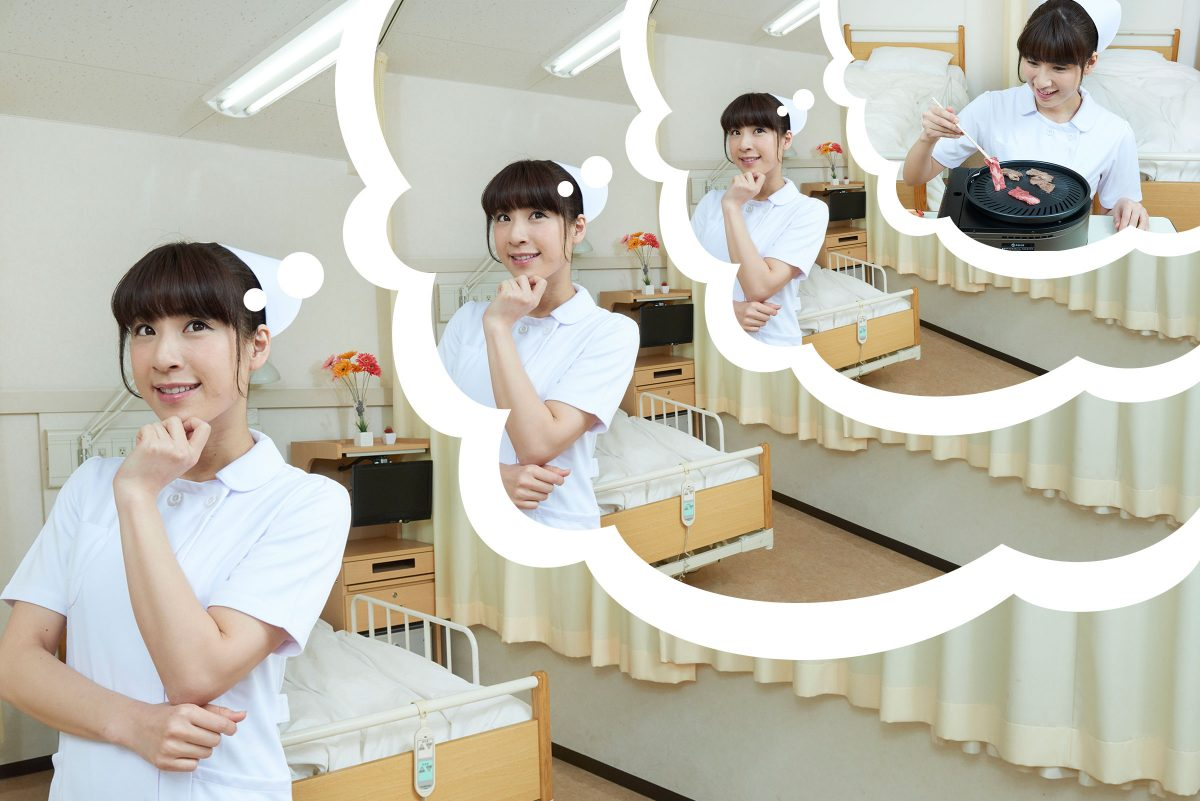
#> input picture test.jpg, 1200 x 801 px, given in place of the camera
$ python face_brightness.py
#> lines starting #> are read from the running program, lines starting #| are printed output that depends on the picture; long printed decimals are rounded
import cv2
import os
import numpy as np

def search_cv2_cascade(castom_cascade_path="data"):
    from os.path import splitext, basename, join, dirname, isdir, isfile
    from glob import glob

    cv2_path = dirname(str(cv2).split()[-1].strip(">").strip("'"))
    cascade_dir_path = join(cv2_path, castom_cascade_path)
    if isdir(cascade_dir_path):
        cascade_xml_path_list = join(cascade_dir_path, "*.xml")
        cascade = {splitext(basename(path))[0][12:]:path for path in glob(cascade_xml_path_list)}
        return cascade
    else:
        return False


# img = cv2.imread(os.path.dirname(os.path.abspath(__file__))+"/result.jpg")
cap = cv2.VideoCapture(0)
ret, img = cap.read()
#> img is the input picture: shape (801, 1200, 3); mean B, G, R 177.7, 190.1, 192.5
img = cv2.convertScaleAbs(img, alpha = 1.5, beta = 20)

# Loading the cascade identifiers
cascade_files = search_cv2_cascade()
### Obtain the face cascade using CascadeClassifier and cascade_files registed by "frontalface_default" ###
face_cascade = cv2.CascadeClassifier(cascade_files["frontalface_default"])

gray = cv2.cvtColor(img, cv2.COLOR_BGR2GRAY)
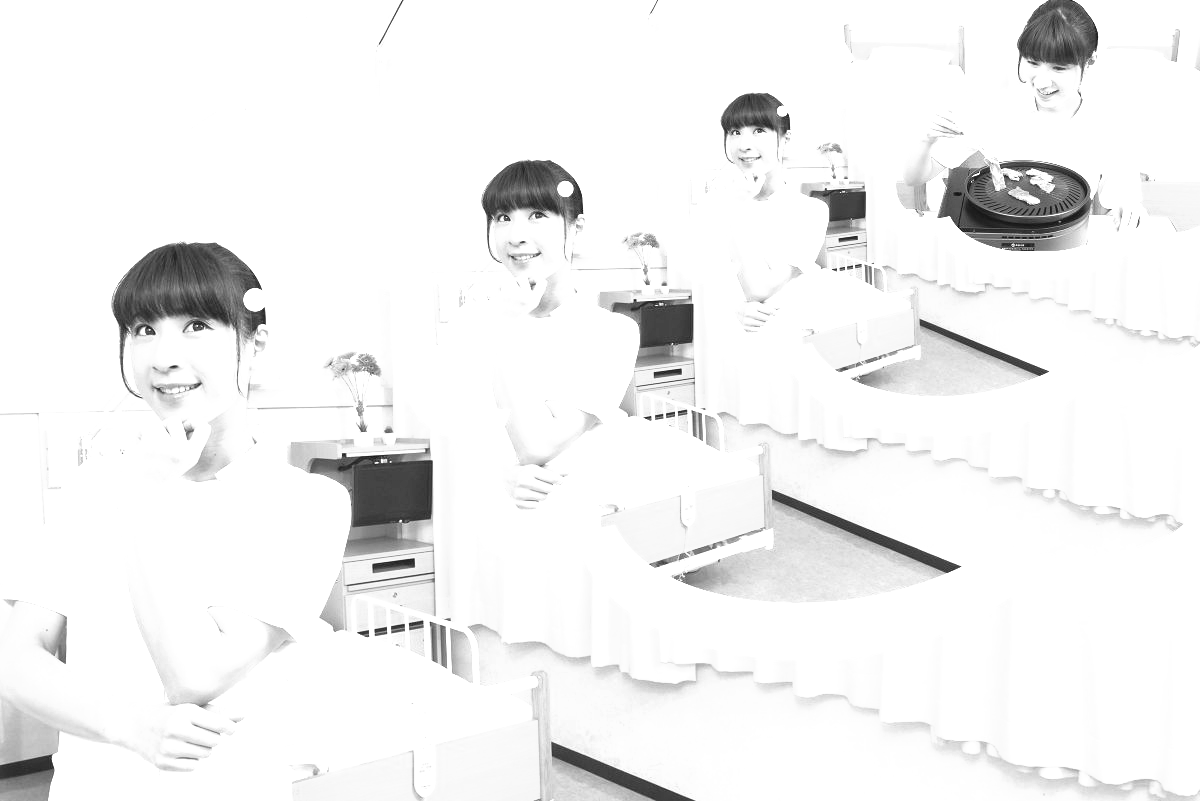
#> gray: shape (801, 1200); min 20, max 255, mean 241.7

# Search a face region
face = face_cascade.detectMultiScale(gray, scaleFactor=1.1, minNeighbors=3, minSize=(60, 60))
#> face = [[485, 222, 83, 83], [90, 263, 162, 162]]

if len(face) != 1:
    print("顔が上手く検出されませんでした。")

# Surrounding the face region with a red rectangle and eye area with a green rectangle
for (x, y, w, h) in face:
    cv2.rectangle(img, (x, y), (x + w, y + h), (0, 0, 255), 4)
    roi_color = img[y:y+h, x:x+w]
    hsv = cv2.cvtColor(roi_color, cv2.COLOR_BGR2HSV)
    h,s,v = cv2.split(hsv)
    print("face_bright_mean:" + str(np.mean(v)))
#> this loop made 2 passes
#| face_bright_mean:251.865
#| face_bright_mean:206.918
#> pass 1, `roi_color = img[y:y+h, x:x+w]`:
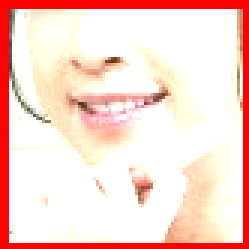
#> roi_color: shape (83, 83, 3) (shown 3 times larger); mean B, G, R 205, 214.4, 251.8
#> pass 1, `h,s,v = cv2.split(hsv)`:
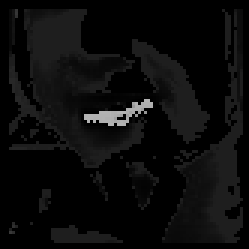
#> h: shape (83, 83) (shown 3 times larger); min 0, max 179, mean 11.4
#> pass 1, `h,s,v = cv2.split(hsv)`:
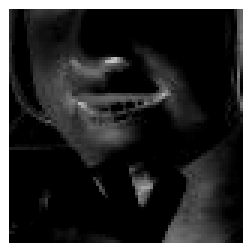
#> s: shape (83, 83) (shown 3 times larger); min 0, max 255, mean 48
#> after the loop: hsv: shape (162, 162, 3); mean H, S, V 10.9, 47.2, 206.9
#> after the loop:
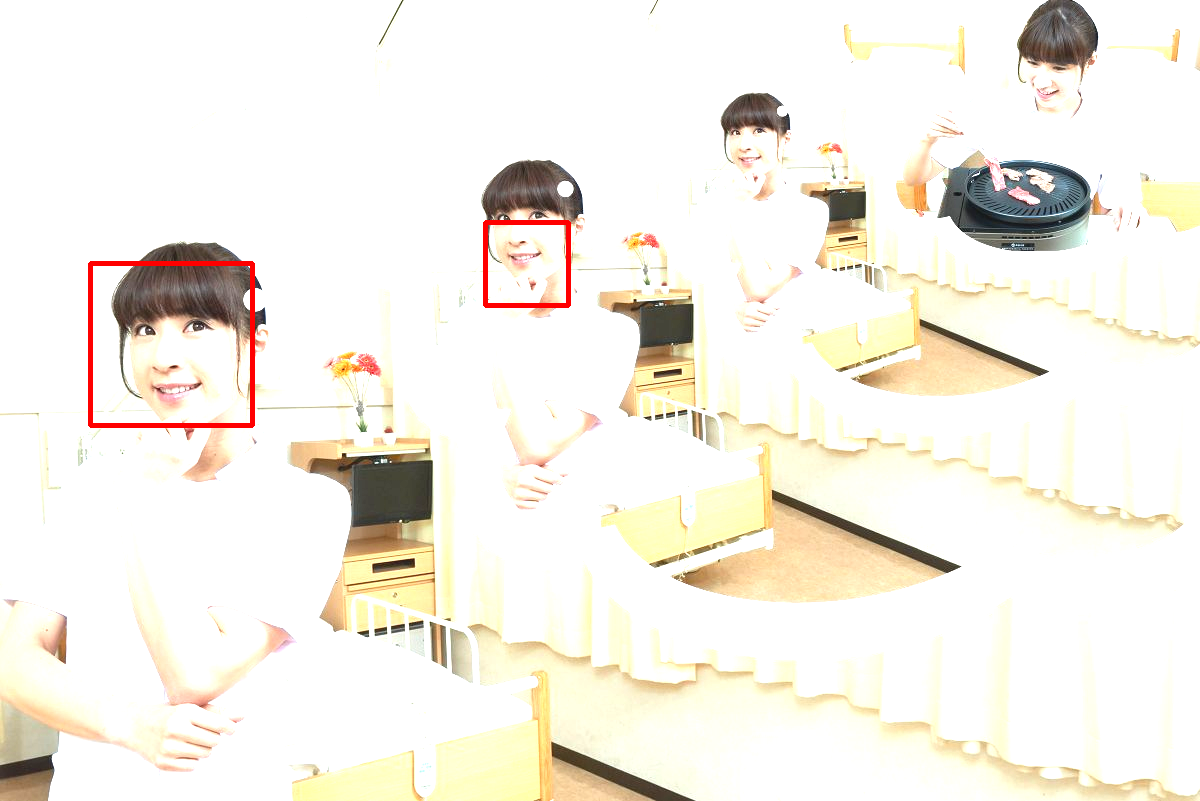
#> img: shape (801, 1200, 3); mean B, G, R 231.5, 240.7, 245
#> after the loop:
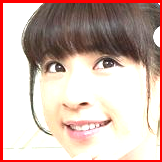
#> roi_color: shape (162, 162, 3); mean B, G, R 172.9, 181.3, 206.9
#> after the loop:
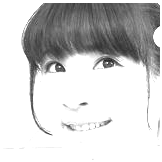
#> v: shape (162, 162); min 34, max 255, mean 206.9

cv2.imshow("result", img)
k = cv2.waitKey(0)
#> (key q is pressed here)
if k == ord('q'):
    cv2.imwrite(os.path.dirname(os.path.abspath(__file__))+"/result.bmp", img)

cv2.destroyAllWindows()

$ run again, on b_men.jpg
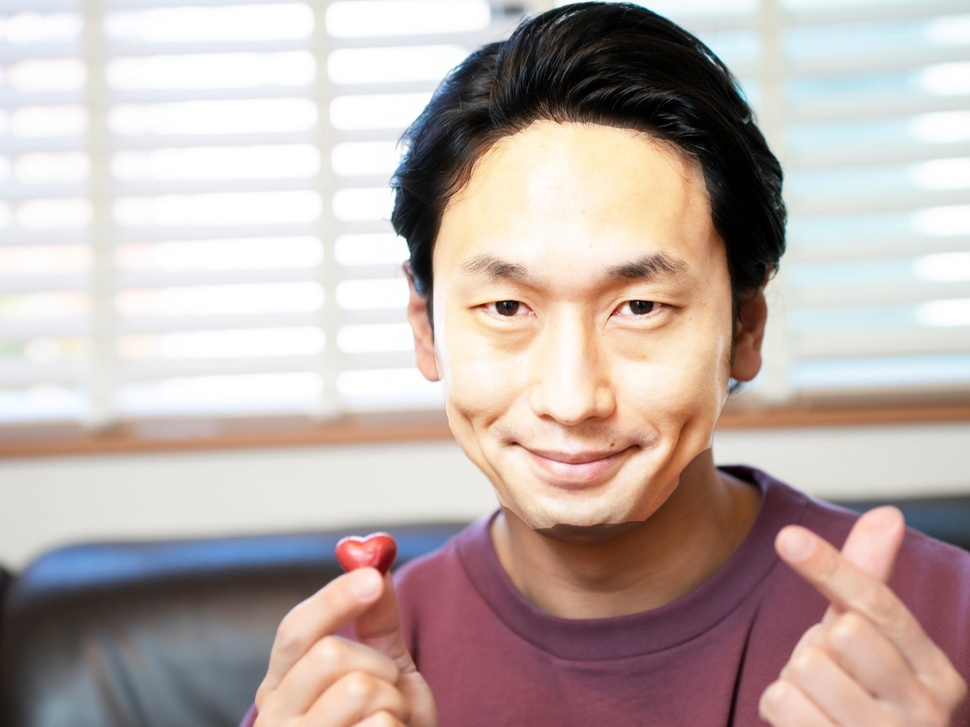
#> input picture b_men.jpg, 970 x 727 px, shrunk from 1280 x 960 before the run, given in place of the camera
#> img is the input picture: shape (727, 970, 3); mean B, G, R 170.6, 174.7, 189.3
#> face = [[384, 155, 372, 372]]
#> the loop `for (x, y, w, h) in face:` made 1 pass
#> (printed output is left out)
#> after the loop `for (x, y, w, h) in face:`:
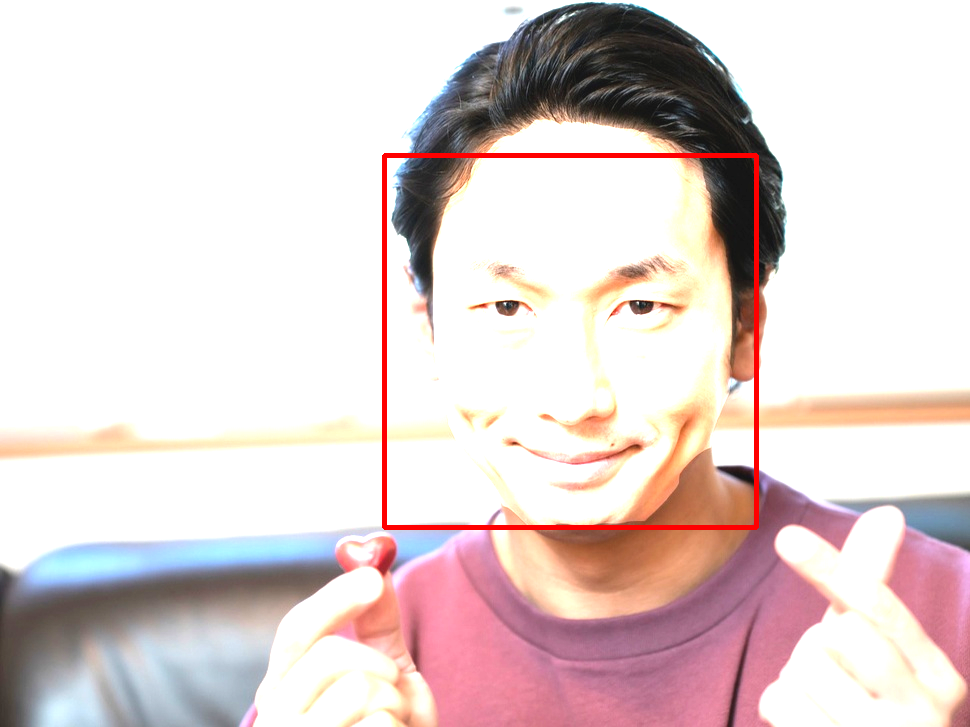
#> img: shape (727, 970, 3); mean B, G, R 210.9, 211.9, 226.8
#> after the loop `for (x, y, w, h) in face:`:
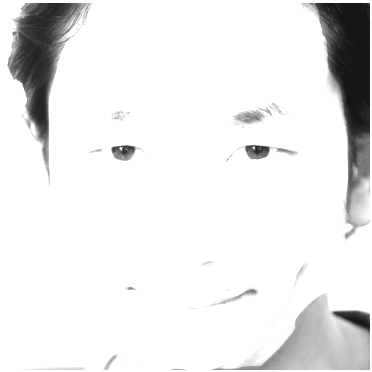
#> v: shape (372, 372); min 20, max 255, mean 234.1

$ run again, on dark.jpg
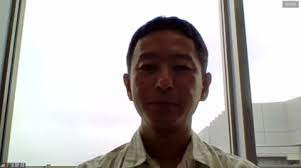
#> input picture dark.jpg, 301 x 168 px, given in place of the camera
#> img is the input picture: shape (168, 301, 3); mean B, G, R 174.2, 177, 181.2
#> face = [[126, 36, 81, 81]]
#> the loop `for (x, y, w, h) in face:` made 1 pass
#> (printed output is left out)
#> after the loop `for (x, y, w, h) in face:`:
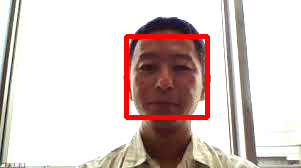
#> img: shape (168, 301, 3); mean B, G, R 197.4, 200.9, 216
#> after the loop `for (x, y, w, h) in face:`:
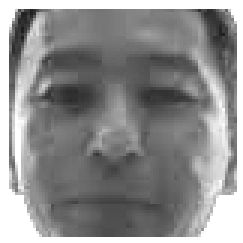
#> v: shape (81, 81) (shown 3 times larger); min 30, max 255, mean 141.2
